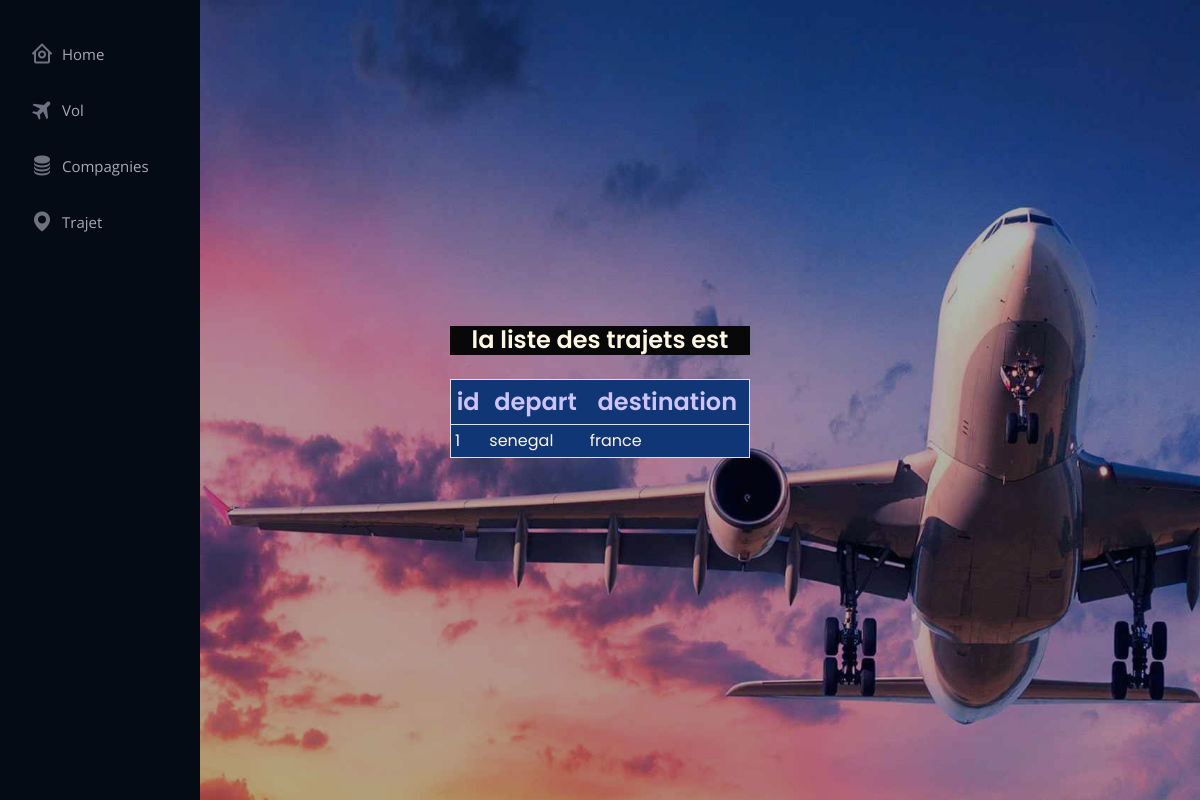
/trajet/1, run on the app's committed database.
### reservation/models.py (models this page shows, shortened)
class Trajet(models.Model):
    depart = models.CharField(max_length=30)
    arrivee = models.CharField(max_length=30)

### trajet/views.py (the view)
# urls.py: path('<int:trajet_id>', views.detailtrajet,name='detailtrajet'),
def detailtrajet(request,trajet_id):
    trajet=Trajet.objects.get(pk=trajet_id)
    return render(request,'detailtrajet.html',locals())

### trajet/templates/detailtrajet.html (shortened to what this page needs)
{%extends 'accueil.html'%}
{% block contenu %}
<h2> la liste  des trajets est</h2>
<table border="1" cellpadding="20" class="table table-sm">
    <tr><th>id</th>
        <th>depart</th>
        <th>destination</th>
    </tr>
    <tr>
        <td>{{trajet.id}}</td>
        <td>{{trajet.depart}}</td>
        <td>{{trajet.arrivee}}</td>
    </tr>
</table>
{% endblock %}

### static/assets/css/style.css (style rules this page uses)
body { font-family: "Open Sans", sans-serif; color: #272829; }
h2 { font-family: "Raleway", sans-serif; background: #080808; color: #fcf6e3; font-size: 24px; margin: 0; padding: 0; font-weight: 600; -moz-text-align-last: center; text-align-last: center; font-family: "Poppins", sans-serif; }
th { color: #cfc4fa; font-size: 24px; margin: 0; padding: 0; font-weight: 600; -moz-text-align-last: center; text-align-last: center; font-family: "Poppins", sans-serif; }
table { font-family: "Raleway", sans-serif; background : #113676; }
td { font-family: "Raleway", sans-serif; color: #fcf6e3; font-family: "Poppins", sans-serif; }

### data on the page
Trajet: id "1", depart "senegal", arrivee "france"
